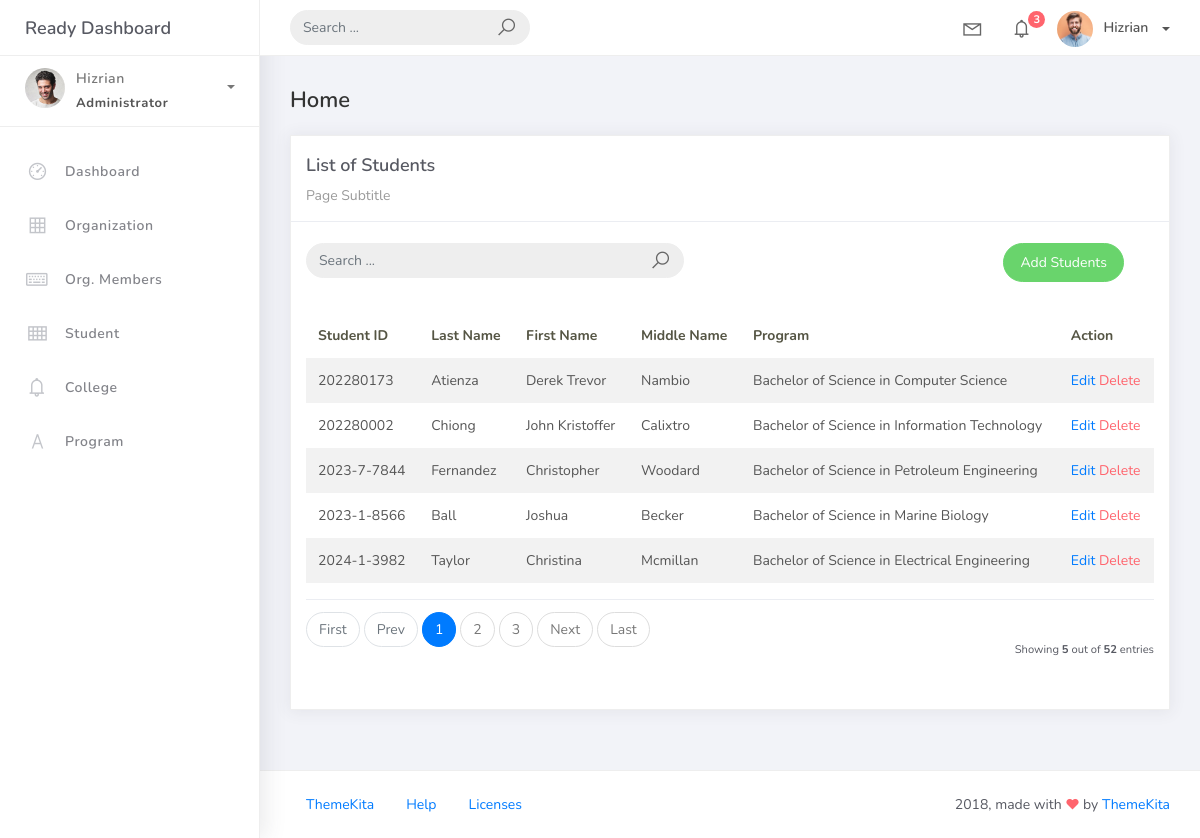
Page /students_list on the committed database.
### studentorg/models.py (models this page shows, shortened)
class BaseModel(models.Model):
    created_at = models.DateTimeField(auto_now_add=True, db_index=True)
    updated_at = models.DateTimeField(auto_now=True)
    class Meta:
        abstract = True

class Student(BaseModel):
    student_id = models.CharField(max_length=15)
    lastname = models.CharField(max_length=25)
    firstname = models.CharField(max_length=25)
    middlename = models.CharField(max_length=25, blank=True, null=True)
    program = models.ForeignKey(Program, on_delete=models.CASCADE)

class Program(BaseModel):
    prog_name = models.CharField(max_length=150)
    college = models.ForeignKey(College, on_delete=models.CASCADE)
    def __str__(self):
        return self.prog_name

### studentorg/views.py (the view)
# urls.py: path('students_list', StudentList.as_view(), name='students-list'),
class StudentList(ListView):
    model = Student
    context_object_name = 'student'
    template_name = 'student_list.html'
    paginate_by = 5
    def get_queryset(self, *args, **kwargs):
        qs = super(StudentList, self).get_queryset(*args, **kwargs)
        if self.request.GET.get("q") !=None:
            query = self.request.GET.get('q')
            qs = qs.filter(Q(student_id__icontains=query) |
                           Q(firstname__icontains=query) |
                           Q(lastname__icontains=query) |
                           Q(middlename__icontains=query))
        return qs

### templates/student_list.html
{% extends 'base.html' %}{% load static %}{% block content %}
<div class="content">
    <div class="container-fluid">
        <h4 class="page-title">Home</h4>
        <div class="row">
            <div class="col-md-12">
                <div class="card">
                    <div class="card-header">
                        <div class="card-title">List of Students</div>
                        <div class="card-category">Page Subtitle</div>
                    </div>
                    <br />
                        <div class="col-md-12 row">
                            <div class="col-md-6">
                                <form class="navbar-left navbar-form nav-search mr-md-3" action="{% url 'students-list' %}">
                                    <div class="input-group">
                                        <input type="text" placeholder="Search ..." class="form-control" name="q" />
                                        <div class="input-group-append">
                                        <span class="input-group-text">
                                            <i class="la la-search search-icon"></i>
                                        </span>
                                        </div>
                                    </div>
                                </form>
                            </div>
                            <div class="col-md-6">
                                <div class="pull-right">
                                    <a href="{% url 'students-add' %}" class="btn btn-success btn-rounded"> Add Students</a>
                                </div>
                            </div>
                        </div>
                    <div class="card-body">
                        <table class="table table-striped mt-3">
                            <thead>
                                <tr>
                                    <th scope="col">Student ID</th>
                                    <th scope="col">Last Name</th>
                                    <th scope="col">First Name</th>
                                    <th scope="col">Middle Name</th>
                                    <th scope="col">Program</th>
                                    <th scope="col">Action</th>
                                </tr>
                            </thead>
                            <tbody>
                                {% for object in object_list %}
                                    <tr>
                                        <td>{{ object.student_id }}</td>
                                        <td>{{ object.lastname }}</td>
                                        <td>{{ object.firstname }}</td>
                                        <td>{{ object.middlename }}</td>
                                        <td>{{ object.program }}</td>
                                        <td>
                                            <a href="students_list/{{ object.id }}">Edit</a>
                                            <a href="students_list/{{ object.id }}/delete" class="text-danger">Delete</a>
                                        </td>
                                    </tr>
                                {% endfor %}
                            </tbody>
                        </table>
                        {% include 'includes/pagination.html' %}
                    </div>
                </div>
            </div>
        </div>
    </div>
</div>
{% endblock %}

### rows in the picture
Student: student_id "202280173", lastname "Atienza", firstname "Derek Trevor", middlename "Nambio", program "Bachelor of Science in Computer Science"
Student: student_id "202280002", lastname "Chiong", firstname "John Kristoffer", middlename "Calixtro", program "Bachelor of Science in Information Technology"
Student: student_id "2023-7-7844", lastname "Fernandez", firstname "Christopher", middlename "Woodard", program "Bachelor of Science in Petroleum Engineering"
Student: student_id "2023-1-8566", lastname "Ball", firstname "Joshua", middlename "Becker", program "Bachelor of Science in Marine Biology"
Student: student_id "2024-1-3982", lastname "Taylor", firstname "Christina", middlename "Mcmillan", program "Bachelor of Science in Electrical Engineering"

### other values in the picture
{{ page_num }} "1"
{{ page_num }} "2" "3"
{{ object_list.count }} "5"
{{ paginator.count }} "52"
